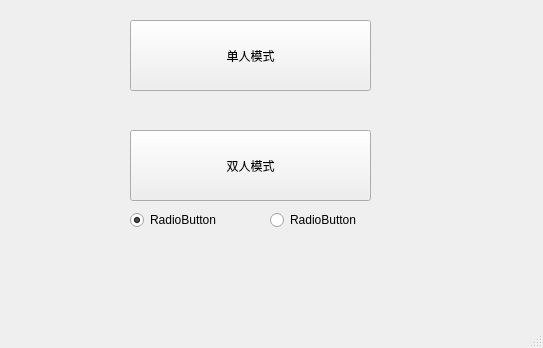
<?xml version="1.0" encoding="UTF-8"?>
<ui version="4.0">
 <class>Start</class>
 <widget class="QMainWindow" name="Start">
  <property name="geometry">
   <rect>
    <x>0</x>
    <y>0</y>
    <width>543</width>
    <height>348</height>
   </rect>
  </property>
  <property name="windowTitle">
   <string>MainWindow</string>
  </property>
  <widget class="QWidget" name="centralwidget">
   <widget class="QPushButton" name="hvsc">
    <property name="geometry">
     <rect>
      <x>130</x>
      <y>20</y>
      <width>241</width>
      <height>71</height>
     </rect>
    </property>
    <property name="text">
     <string>单人模式</string>
    </property>
   </widget>
   <widget class="QPushButton" name="hvsh">
    <property name="geometry">
     <rect>
      <x>130</x>
      <y>130</y>
      <width>241</width>
      <height>71</height>
     </rect>
    </property>
    <property name="text">
     <string>双人模式</string>
    </property>
   </widget>
   <widget class="QRadioButton" name="radioButton">
    <property name="geometry">
     <rect>
      <x>130</x>
      <y>210</y>
      <width>95</width>
      <height>20</height>
     </rect>
    </property>
    <property name="autoFillBackground">
     <bool>false</bool>
    </property>
    <property name="text">
     <string>RadioButton</string>
    </property>
    <property name="checked">
     <bool>true</bool>
    </property>
   </widget>
   <widget class="QRadioButton" name="radioButton_2">
    <property name="geometry">
     <rect>
      <x>270</x>
      <y>210</y>
      <width>95</width>
      <height>20</height>
     </rect>
    </property>
    <property name="autoFillBackground">
     <bool>false</bool>
    </property>
    <property name="text">
     <string>RadioButton</string>
    </property>
   </widget>
  </widget>
  <widget class="QMenuBar" name="menubar">
   <property name="geometry">
    <rect>
     <x>0</x>
     <y>0</y>
     <width>543</width>
     <height>26</height>
    </rect>
   </property>
  </widget>
  <widget class="QStatusBar" name="statusbar"/>
 </widget>
 <resources/>
 <connections/>
</ui>
